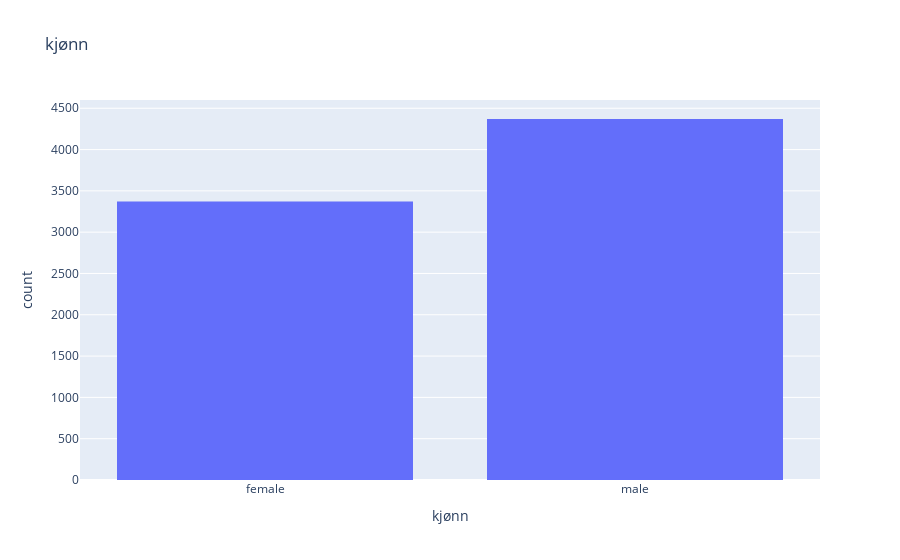
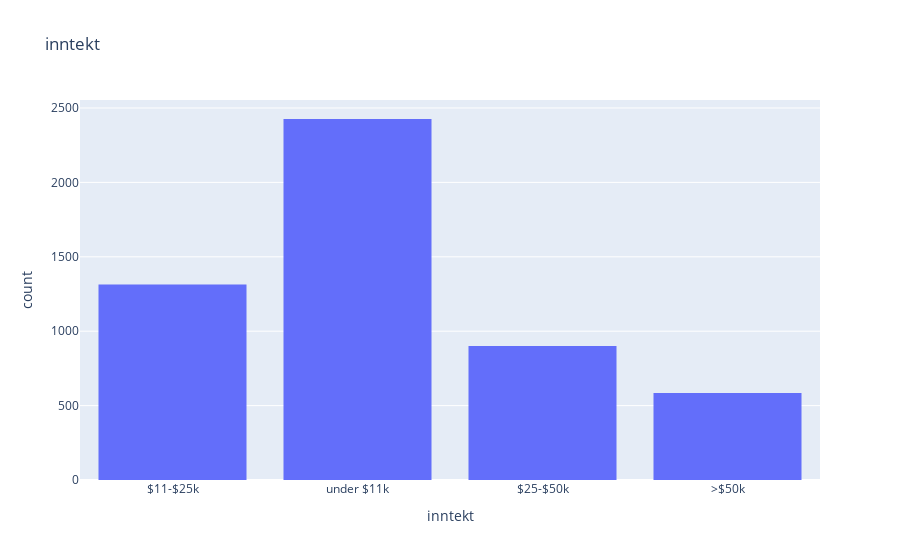
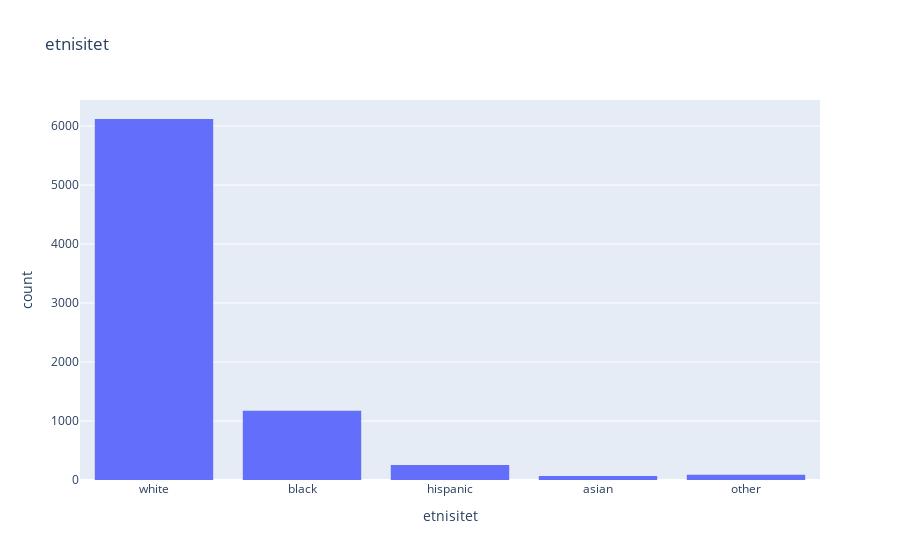

Notebook code for these charts, in order:
### Code cell
histogram(demographic_cat)

### Figure 1 — Plotly figure (JSON) as saved in the notebook; plotly's stock layout.template omitted (floating-point values rounded to 4 significant figures; data arrays with more than 128 entries replaced by an {"elided": "..."} marker saying what was removed)
{"data": [{"alignmentgroup": "True", "bingroup": "x", "hovertemplate": "kjønn=%{x}<br>count=%{y}<extra></extra>", "legendgroup": "", "marker": {"color": "#636efa", "pattern": {"shape": ""}}, "name": "", "offsetgroup": "", "orientation": "v", "showlegend": false, "type": "histogram", "x": {"elided": "7742 str values"}, "xaxis": "x", "yaxis": "y"}], "layout": {"barmode": "relative", "legend": {"tracegroupgap": 0}, "title": {"text": "kjønn"}, "xaxis": {"anchor": "y", "domain": [0, 1], "title": {"text": "kjønn"}}, "yaxis": {"anchor": "x", "domain": [0, 1], "title": {"text": "count"}}}}

### Figure 2 — Plotly figure (JSON) as saved in the notebook; plotly's stock layout.template omitted (floating-point values rounded to 4 significant figures; data arrays with more than 128 entries replaced by an {"elided": "..."} marker saying what was removed)
{"data": [{"alignmentgroup": "True", "bingroup": "x", "hovertemplate": "inntekt=%{x}<br>count=%{y}<extra></extra>", "legendgroup": "", "marker": {"color": "#636efa", "pattern": {"shape": ""}}, "name": "", "offsetgroup": "", "orientation": "v", "showlegend": false, "type": "histogram", "x": {"elided": "7742 str values"}, "xaxis": "x", "yaxis": "y"}], "layout": {"barmode": "relative", "legend": {"tracegroupgap": 0}, "title": {"text": "inntekt"}, "xaxis": {"anchor": "y", "domain": [0, 1], "title": {"text": "inntekt"}}, "yaxis": {"anchor": "x", "domain": [0, 1], "title": {"text": "count"}}}}

### Figure 3 — Plotly figure (JSON) as saved in the notebook; plotly's stock layout.template omitted (floating-point values rounded to 4 significant figures; data arrays with more than 128 entries replaced by an {"elided": "..."} marker saying what was removed)
{"data": [{"alignmentgroup": "True", "bingroup": "x", "hovertemplate": "etnisitet=%{x}<br>count=%{y}<extra></extra>", "legendgroup": "", "marker": {"color": "#636efa", "pattern": {"shape": ""}}, "name": "", "offsetgroup": "", "orientation": "v", "showlegend": false, "type": "histogram", "x": {"elided": "7742 str values"}, "xaxis": "x", "yaxis": "y"}], "layout": {"barmode": "relative", "legend": {"tracegroupgap": 0}, "title": {"text": "etnisitet"}, "xaxis": {"anchor": "y", "domain": [0, 1], "title": {"text": "etnisitet"}}, "yaxis": {"anchor": "x", "domain": [0, 1], "title": {"text": "count"}}}}
